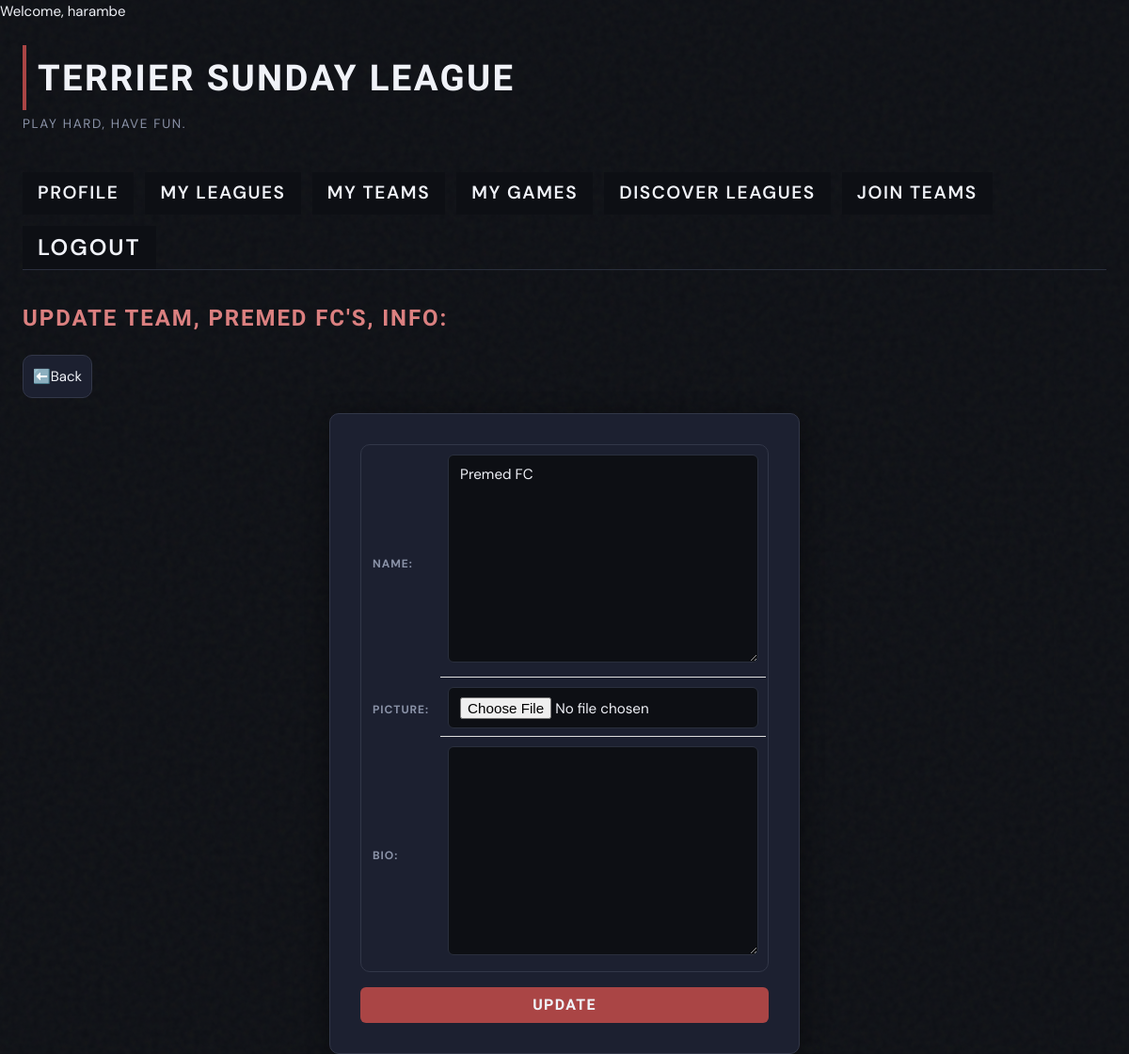
/sundayleague/edit_team/16/ (signed in), run on an earlier commit of the app's database.
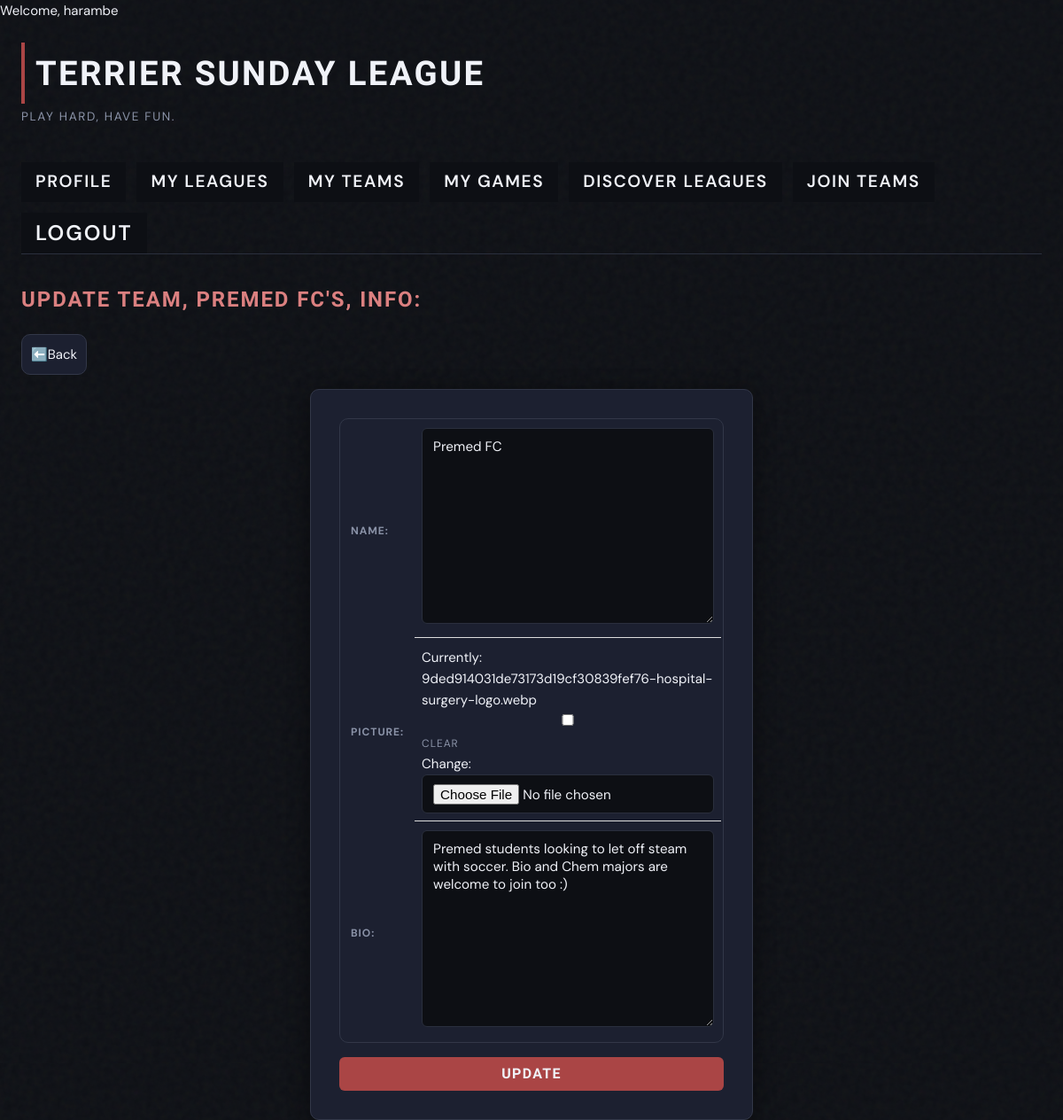
And on a later commit of the database.
### SundayLeague/models.py (models this page shows, shortened)
class Team(models.Model):
  team_admin = models.ForeignKey(User, on_delete=models.CASCADE) # Controls team settings and can add new members
  name = models.TextField()
  leagues = models.ManyToManyField(League, related_name="teams")
  picture = models.ImageField(default=None, blank=True, null=True)
  discoverable = models.BooleanField(default=True)
  bio = models.TextField(blank=True, null=True)

### SundayLeague/views.py (the view, shortened to what this page needs)
# urls.py: path('edit_team/<int:pk>/', EditTeam.as_view(), name='edit_team'),
class EditTeam(LoginRequiredMixin, UpdateView):
  model = Team
  form_class = UpdateTeamForm
  template_name = 'SundayLeague/update_forms/update_team.html'
  def get_queryset(self):
        """ This is because get_queryset is used by django to fetch the object the form is changing """
        return Team.objects.filter(team_admin=self.request.user)

### SundayLeague/forms.py
class UpdateTeamForm(forms.ModelForm):
  class Meta:
    model=Team
    fields=['name','picture','bio']

### SundayLeague/templates/SundayLeague/update_forms/update_team.html (shortened to what this page needs)
{% extends 'SundayLeague/base.html' %}
{% block content %}
  <h2> Update team, {{team.name}}'s, info: </h2>
  <a href="{% url 'detail_team' team.pk %}" class="button">⬅️Back</a>
  <div class="form-container">
    <form method="POST" enctype="multipart/form-data">
      <table>
        {{form.as_table}}
      </table>
      <input type="submit" name="submit" value="Update">
    </form>
  </div>
{% endblock %}

What changed in the data, as far as the page shows it:
changed Team "PREMED FC": bio (not shown) → "Premed students looking to let off steam with soccer. Bio and Chem majors are welcome to join too :)"
Also different on the page:
form field as_table: (not shown) → "☐"
text no longer shown: "NAME: PICTURE: BIO:"
text now shown: "NAME: PICTURE: Currently: 9ded914031de73173d19cf30839fef76-hospital-surgery-logo.webp CLEAR Change: BIO:"
